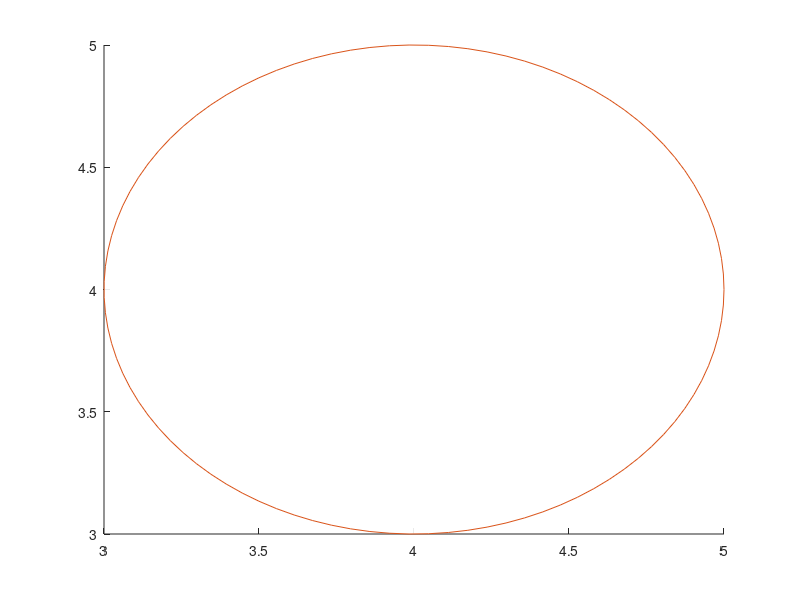

Here is the MATLAB script that generated this plot: (Note: this script raises an error after producing the figure.)
figure(1)
hold on;
% plot obstacle
th = linspace(0,2*pi*100);
x = cos(th) ; y = sin(th) ;
obstacle_Xedge = []; obstacle_Yedge = [];

for i = 1:1
    obstacle_Xedge(:,i) = (4 + 1*x)'; %#ok<SAGROW> 
    obstacle_Yedge(:,i) = (4 + 1*y)'; %#ok<SAGROW> 
%     l4(i) = plot(obstacle_Xedge(:,i), obstacle_Yedge(:,i), 'Color', [0.8500, 0.3250, 0.0980],...
%         'LineWidth', 2);
%     l5(i) = plot(pos(1,i), pos(2,i), 'Color', [0.8500, 0.3250, 0.0980],...
%         'MarkerSize', 5, 'LineWidth', 2);
end
Obstacle = fill(obstacle_Xedge,obstacle_Yedge,'white','EdgeColor',[0.8500, 0.3250, 0.0980],'FaceAlpha',0.9);
plot(state_SCP_opt(1,:,end),state_SCP_opt(2,:,end),'Marker','o','LineStyle','-', 'LineWidth', 1.5 , 'Color','r')
grid on;
xlabel("$x_1 (m)$",'interpreter','latex','FontSize',12)
ylabel("$x_2 (m)$",'interpreter','latex','FontSize',12)
set(gca, 'FontSize', 12);

figure(2)
plot(input_SCP_opt(1,:,end)*58.3,'Marker','o','LineStyle','-', 'LineWidth', 1.5 , 'Color','r')
hold on;
grid on;
xlabel("$t (s)$",'interpreter','latex','FontSize',12)
ylabel("$\delta (deg)$",'interpreter','latex','FontSize',12)
legend("$\delta$",'interpreter','latex','FontSize',12);
set(gca, 'FontSize', 12);

figure(3)
hold on;
plot(input_SCP_opt(2,:,end),'Marker','o','LineStyle','-', 'LineWidth', 1.5 , 'Color','b')
grid on;
xlabel("$t (s)$",'interpreter','latex','FontSize',12)
ylabel("$a (m \cdot s^{-2})$",'interpreter','latex','FontSize',12)
legend("$a$",'interpreter','latex','FontSize',12);
set(gca, 'FontSize', 12);

figure('Renderer', 'painters', 'Position', [200 100 1200 600]) %#ok<FGREN> 
plot(0:SCP_Iter_Num, J_SCP,'Marker','o','LineStyle','-', 'LineWidth', 1.5 , 'Color','r')
grid on;
xlabel("SCP Iteration Number",'interpreter','latex','FontSize',15)
ylabel("Cost Function Value",'interpreter','latex','FontSize',15)
set(gca, 'FontSize', 15);
